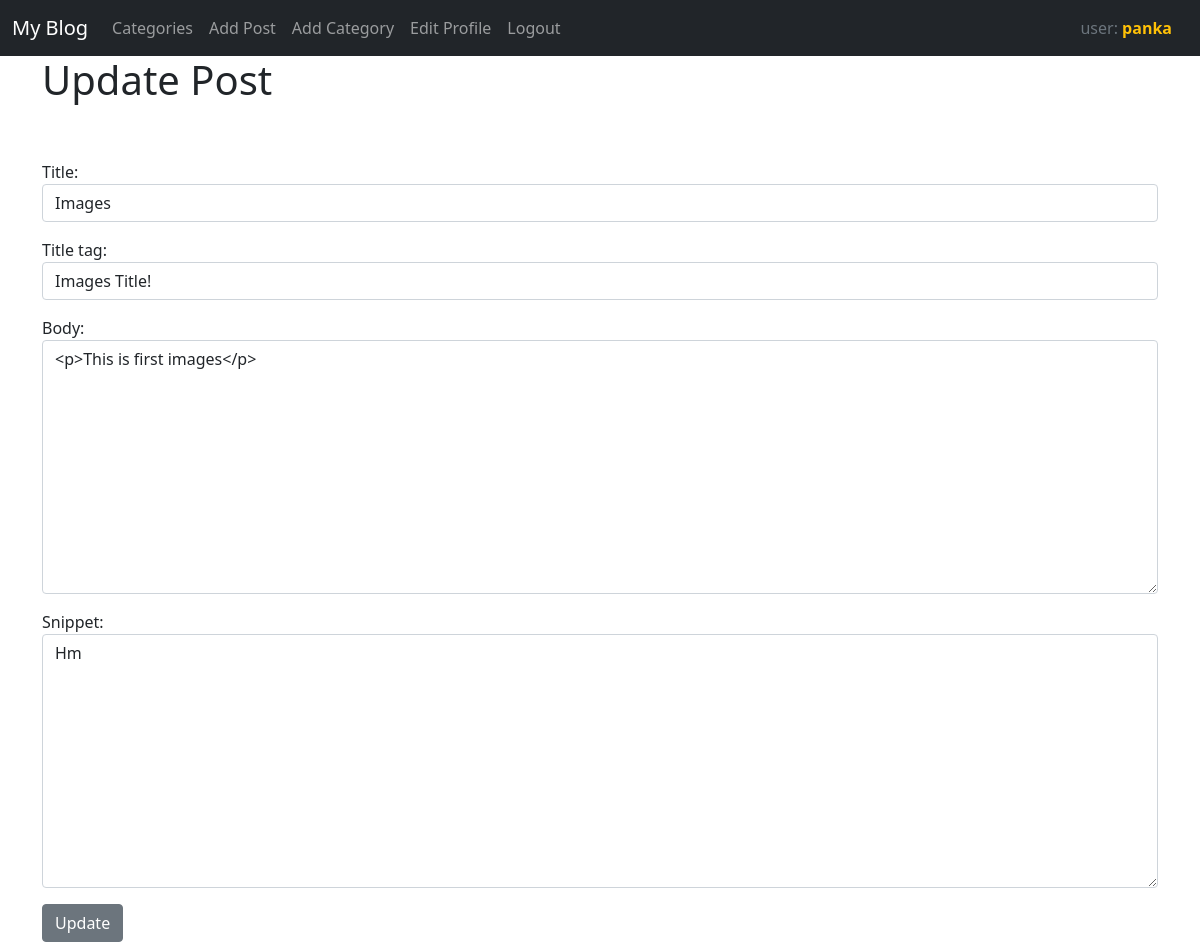
/article/edit/11 (signed in), run on the app's committed database.
### theblog/models.py (models this page shows, shortened)
class Post(models.Model):
    title = models.CharField(max_length=255)
    header_image = models.ImageField(null=True, blank=True, upload_to='images/')
    title_tag = models.CharField(max_length=255)
    author = models.ForeignKey(User, on_delete=models.CASCADE)
    body = RichTextField(blank=True, null=True)
    post_date = models.DateField(auto_now_add=True)
    category = models.CharField(max_length=255, default='coding')
    snippet = models.CharField(max_length=255)
    likes = models.ManyToManyField(User, related_name='blog_posts')

### theblog/views.py (the view)
# urls.py: path('article/edit/<int:pk>', UpdatePostView.as_view(), name='update_post'),
class UpdatePostView(UpdateView):
    model = Post
    form_class = EditForm
    template_name = 'update_post.html'

### theblog/forms.py
class EditForm(forms.ModelForm):
    class Meta:
        model = Post
        fields = ('title', 'title_tag', 'body', 'snippet')
        widgets = {
            'title': forms.TextInput(attrs={'class': 'form-control'}),
            'title_tag': forms.TextInput(attrs={'class': 'form-control'}),
            'body': forms.Textarea(attrs={'class': 'form-control'}),
            'snippet': forms.Textarea(attrs={'class': 'form-control'}),
        }

### theblog/templates/update_post.html (shortened to what this page needs)
{% extends 'base.html' %}
{% block content %}
{% if user.is_authenticated %}
    {% if user.id == post.author.id %}
        <h1>Update Post</h1>
        <br/><br/>
        <div class='form-group'>
            <form method='POST'>
                {{ form.as_p }}
                <button class='btn btn-secondary'>Update</button>
        </div>
        {% else %}
            You`re not allowed here!
        {% endif %}
{% else %}
You`re not allowed here! (and you know it...)
{% endif %}
{% endblock content %}

### theblog/templates/base.html (shortened to what this page needs)
<!doctype html>
<html lang="en">
  <head>
    <link href="https://cdn.jsdelivr.net/npm/bootstrap@5.0.2/dist/css/bootstrap.min.css" rel="stylesheet">
  </head>
  <body>
    <nav class="navbar navbar-expand-lg navbar-dark bg-dark">
        <div class="container-fluid">
          <a class="navbar-brand" href="{% url 'home' %}">My Blog</a>
          <div class="collapse navbar-collapse" id="navbarSupportedContent">
            <ul class="navbar-nav me-auto mb-2 mb-lg-0">
              {% if cat_menu %}
              <li class="nav-item dropdown">
                <a class="nav-link dropdown-toggle" href="#" id="navbarDropdown" role="button" data-bs-toggle="dropdown" aria-expanded="false">
                  Categories
                </a>
                <ul class="dropdown-menu" aria-labelledby="navbarDropdown">
                  {% for item in cat_menu %}
                  <li><a class="dropdown-item" href="{% url 'category' item|slugify %}">{{ item }}</a></li>
                  {% endfor %}
                </ul>
              </li>
              {% else %}
                <li class="nav-item">
                  <a class="nav-link" href="{% url 'category-list' %}">Categories</a>
                </li>
              {% endif %}
              {% if user.is_authenticated %}
                <li class="nav-item">
                  <a class="nav-link" href="{% url 'add_post' %}">Add Post</a>
                </li>
                <li class="nav-item">
                  <a class="nav-link" href="{% url 'add_category' %}">Add Category</a>
                </li>
                <li class="nav-item">
                  <a class="nav-link" href="{% url 'edit_profile' %}">Edit Profile</a>
                </li>
                <li class="nav-item">
                  <a class="nav-link" href="{% url 'logout' %}">Logout</a>
                </li>
              {% endif %}
            </ul>
            <li class="nav-item d-flex">
              <a class="nav-link text-secondary">user: <b class="text-warning">{{ user.username }}</b></a>
            </li>
          </div>
        </div>
      </nav>
    <div class='container'>
        {% block content %}
        {% endblock content %}
    </div>
  </body>
</html>

### data on the page
Post: title "Images", title_tag "Images Title!", body "<p>This is first images</p>", snippet "Hm"

### other printed values
{{ user.username }} "panka"
